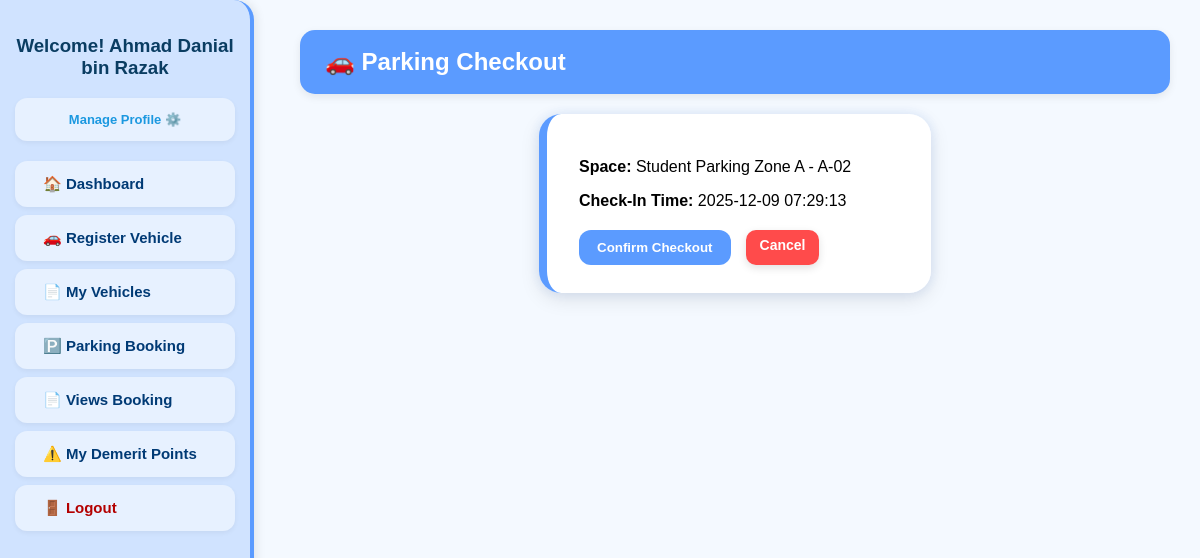
Screenshot of /Module3/checkout.php?log=LG001 (signed in) with the database file from the repository.
### tables this page shows
CREATE TABLE `parkinglog` (
  `LogID` varchar(10) NOT NULL,
  `BookingID` varchar(10) NOT NULL,
  `StudentID` varchar(10) NOT NULL,
  `ParkingSpaceID` varchar(10) NOT NULL,
  `CheckInTime` datetime DEFAULT NULL,
  `ExpectedDuration` time DEFAULT NULL,
  `CheckOutTime` datetime DEFAULT NULL
);

CREATE TABLE `parking_area` (
  `ParkingAreaID` varchar(10) NOT NULL,
  `AreaCode` varchar(20) DEFAULT NULL,
  `AreaName` varchar(50) DEFAULT NULL,
  `AreaType` varchar(20) DEFAULT NULL,
  `AreaDescription` text DEFAULT NULL,
  `AreaStatus` varchar(20) NOT NULL DEFAULT 'Active',
  `Capacity` int(11) DEFAULT NULL,
  `LocationDesc` varchar(100) DEFAULT NULL
);

CREATE TABLE `parking_space` (
  `ParkingSpaceID` varchar(10) NOT NULL,
  `ParkingAreaID` varchar(10) NOT NULL,
  `StatusID` varchar(10) DEFAULT NULL,
  `SpaceCode` varchar(20) DEFAULT NULL,
  `SpaceType` varchar(20) DEFAULT NULL
);

### Module3/checkout.php (the view, shortened to what this page needs)
<?php
require_once '../config.php';
$LogID = $_GET['log'] ?? '';
$sql = "
    SELECT
        l.*,
        b.BookingID,
        ps.ParkingSpaceID,
        ps.SpaceCode,
        pa.AreaName
    FROM parkinglog l
    JOIN parking_space ps ON l.ParkingSpaceID = ps.ParkingSpaceID
    JOIN parking_area pa  ON ps.ParkingAreaID = pa.ParkingAreaID
    LEFT JOIN booking b   ON l.BookingID = b.BookingID
    WHERE l.LogID = '$LogID'
";
$result = mysqli_query($conn, $sql);
$log = mysqli_fetch_assoc($result);
?>
<!DOCTYPE html>
<html>
<head>
    <link rel="stylesheet" href="_Module3CSS.css">
    <link rel="stylesheet" href="../templates/student_style.css">
</head>
<body>
<?php include '../templates/student_sidebar.php'; ?>
<div class="main-content">
    <div class="header">🚗 Parking Checkout</div>
    <div class="form-box">
        <p><strong>Space:</strong> <?= $log['AreaName'] . ' - ' . $log['SpaceCode'] ?></p>
        <p><strong>Check-In Time:</strong> <?= $log['CheckInTime'] ?></p>
        <form method="post" action="save_checkout.php"
              onsubmit="return confirm('Are you sure you want to check out?');">
            <div class="button-row">
                <button type="submit" class="btn-primary">Confirm Checkout</button>
                <a href="booking_list.php" class="btn-cancel">Cancel</a>
            </div>
        </form>
    </div>
</div>
</body>
</html>

### Module3/_Module3CSS.css (style rules this page uses)
.main-content { margin-left: 260px; padding: 30px; font-family: Arial, sans-serif; }
.header { background: #5B9BFF; padding: 18px; border-radius: 15px; color: white; font-size: 24px; font-weight: bold; margin-bottom: 20px; }
.form-box, .info-card { background: rgba(255, 255, 255, 0.92); padding: 28px 32px; border-radius: 22px; width: 10%; max-width: 800px; min-width: 320px; margin: 0 auto 30px auto; box-shadow: 0 5px 25px rgba(0,0,0,0.10); border-left: 8px solid #5B9BFF; transition: 0.25s ease-in-out; border-left: 8px solid #5B9BFF; box-shadow: 0 6px 20px rgba(0, 0, 0, 0.10), 0 0 12px rgba(91, 155, 255, 0.15); backdrop-filter: blur(4px); transition: 0.25s ease-in-out; }
button, .btn-primary { background: #5B9BFF; color: white; padding: 10px 18px; border: none; border-radius: 12px; cursor: pointer; font-weight: 700; }
.button-row { margin-top: 20px; display: flex; gap: 15px; justify-content: flex-start; }
.btn-cancel { background: #FF4B4B; color: white; padding: 7px 14px; border-radius: 10px; text-decoration: none; font-weight: 600; font-size: 14px; box-shadow: 0 3px 8px rgba(0,0,0,0.12); }

### templates/student_style.css (style rules this page uses)
body { margin: 0; font-family: "Poppins", Arial, sans-serif; background: #F4F9FF; display: flex; }
.main-content { margin-left: 270px; padding: 30px; width: calc(100% - 270px); }
.header { background: #5B9BFF; padding: 18px 25px; border-radius: 15px; margin-bottom: 20px; font-size: 24px; font-weight: 700; color: white; box-shadow: 0 3px 8px rgba(0,0,0,0.08); }

### rows the page displays
parkinglog: parking_area.AreaName "Student Parking Zone A", ParkingSpaceID.SpaceCode "A-02", CheckInTime "2025-12-09 07:29:13"

### other values shown
$_SESSION['UserName'] "Ahmad Danial bin Razak"
